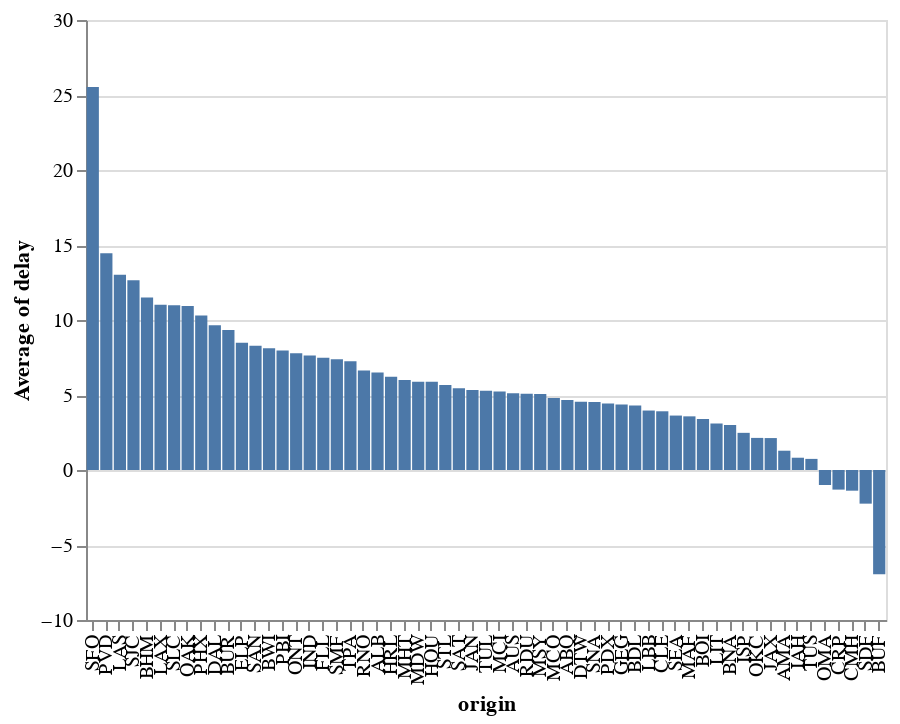

The code cell stored with this chart in its notebook:
### Code cell
sort_delay = alt.EncodingSortField(
    'delay', op='average', order='descending')

x = alt.X('origin', sort=sort_delay)
y = 'average(delay)'

alt.Chart(df).mark_bar().encode(
    x=x,
    y=y,
)

### Figure 1 — Vega-Lite specification as saved in the notebook (floating-point values rounded to 4 significant figures; data arrays with more than 128 entries replaced by an {"elided": "..."} marker saying what was removed)
{"$schema": "https://vega.github.io/schema/vega-lite/v3.4.0.json", "config": {"mark": {"tooltip": null}, "view": {"height": 300, "width": 400}}, "data": {"name": "data-a13f700a514e17f25a28def20f0f930b"}, "datasets": {"data-a13f700a514e17f25a28def20f0f930b": {"elided": "5000 records"}}, "encoding": {"x": {"field": "origin", "sort": {"field": "delay", "op": "average", "order": "descending"}, "type": "nominal"}, "y": {"aggregate": "average", "field": "delay", "type": "quantitative"}}, "mark": "bar"}
